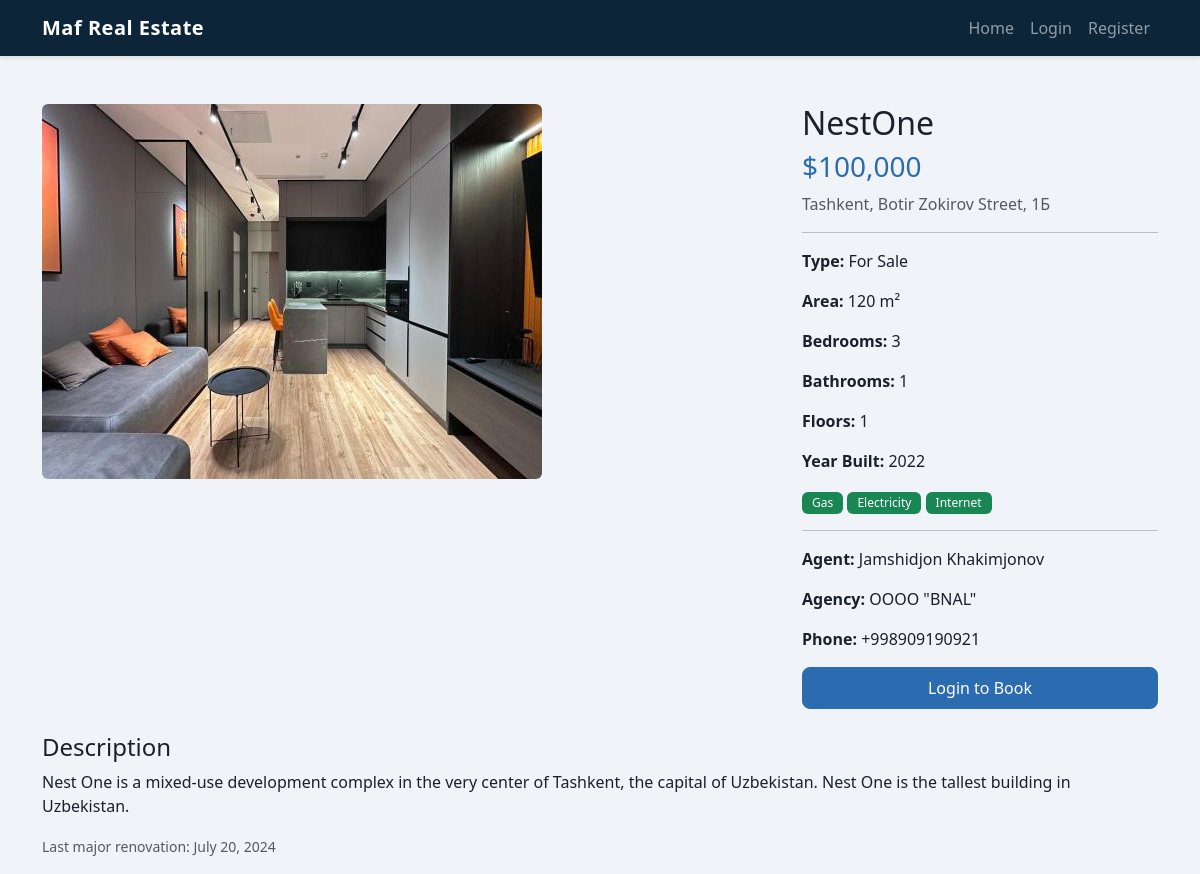
Page /property/1/ on the committed database.
### listings/models.py (models this page shows, shortened)
class Property(models.Model):
    TYPES = (
        ('sale', 'For Sale'),
        ('rent', 'For Rent'),
    )
    agent = models.ForeignKey(AgentProfile, on_delete=models.CASCADE, related_name='properties')
    title = models.CharField(max_length=200)
    description = models.TextField()
    property_type = models.CharField(max_length=10, choices=TYPES, default='sale', verbose_name="Type")
    price = models.DecimalField(max_digits=12, decimal_places=2)
    bedrooms = models.IntegerField()
    bathrooms = models.IntegerField()
    area = models.DecimalField(max_digits=8, decimal_places=2, help_text="Square meters")
    floors_total = models.IntegerField()
    city = models.CharField(max_length=100)
    address = models.CharField(max_length=255)
    has_gas = models.BooleanField(default=False)
    has_electricity = models.BooleanField(default=False)
    has_internet = models.BooleanField(default=False)
    year_built = models.IntegerField()
    last_major_renovation_at = models.DateField(blank=True, null=True)
    published_at = models.DateTimeField(auto_now_add=True)
    image = models.ImageField(upload_to='properties/', blank=True, null=True)

### accounts/models.py (models this page shows, shortened)
class AgentProfile(models.Model):
    user = models.OneToOneField(User, on_delete=models.CASCADE, related_name='agent_profile')
    bio = models.TextField(blank=True)
    agency_name = models.CharField(max_length=100)
    phone = models.CharField(max_length=20)

### listings/views.py (the view)
# urls.py: path('property/<int:pk>/', views.property_detail, name='property_detail'),
def property_detail(request, pk):
    property_obj = get_object_or_404(Property, pk=pk)
    return render(request, 'listings/property_detail.html', {'property': property_obj})

### templates/listings/property_detail.html
{% extends 'base.html' %}
{% load humanize %}
{% block content %}
<div class="row">
    <div class="col-md-8">
        {% if property.image %}
        <img src="{{ property.image.url }}" class="img-fluid rounded mb-3" alt="{{ property.title }}">
        {% else %}
        <img src="https://via.placeholder.com/800x400" class="img-fluid rounded mb-3" alt="No image">
        {% endif %}
    </div>
    <div class="col-md-4">
        <h2>{{ property.title }}</h2>
        <h3 class="text-primary">${{ property.price|floatformat:0|intcomma }}</h3>
        <p class="text-muted">{{ property.city }}, {{ property.address }}</p>
        <hr>
        <p><strong>Type:</strong> {{ property.get_property_type_display }}</p>
        <p><strong>Area:</strong> {{ property.area|floatformat:0 }} m²</p>
        <p><strong>Bedrooms:</strong> {{ property.bedrooms }}</p>
        <p><strong>Bathrooms:</strong> {{ property.bathrooms }}</p>
        <p><strong>Floors:</strong> {{ property.floors_total }}</p>
        <p><strong>Year Built:</strong> {{ property.year_built }}</p>
        <div class="mb-3">
            {% if property.has_gas %} <span class="badge bg-success">Gas</span> {% endif %}
            {% if property.has_electricity %} <span class="badge bg-success">Electricity</span> {% endif %}
            {% if property.has_internet %} <span class="badge bg-success">Internet</span> {% endif %}
        </div>
        <hr>
        <p><strong>Agent:</strong> {{ property.agent.user.get_full_name|default:property.agent.user.username }}</p>
        <p><strong>Agency:</strong> {{ property.agent.agency_name }}</p>
        <p><strong>Phone:</strong> {{ property.agent.phone }}</p>
        {% if user.is_authenticated %}
        {% if user.agent_profile == property.agent %}
        <a href="{% url 'update_property' property.pk %}" class="btn btn-warning w-100 mb-2">Edit Property</a>
        <a href="{% url 'delete_property' property.pk %}" class="btn btn-danger w-100">Delete Property</a>
        {% else %}
        <a href="{% url 'book_appointment' property.pk %}" class="btn btn-success w-100">Book Appointment</a>
        {% endif %}
        {% else %}
        <a href="{% url 'login' %}?next={{ request.path }}" class="btn btn-primary w-100">Login to Book</a>
        {% endif %}
    </div>
</div>
<div class="row mt-4">
    <div class="col-12">
        <h4>Description</h4>
        <p>{{ property.description }}</p>
        {% if property.last_major_renovation_at %}
        <p class="text-muted"><small>Last major renovation: {{ property.last_major_renovation_at }}</small></p>
        {% endif %}
    </div>
</div>
{% endblock %}

### templates/base.html (shortened to what this page needs)
<!DOCTYPE html>
{% load static %}
<html lang="en">
<head>
    <link href="https://cdn.jsdelivr.net/npm/bootstrap@5.3.0/dist/css/bootstrap.min.css" rel="stylesheet">
    <link href="{% static 'css/style.css' %}" rel="stylesheet">
</head>
<body>
    <nav class="navbar navbar-expand-lg navbar-dark fixed-top">
        <div class="container">
            <a class="navbar-brand" href="{% url 'home' %}">Maf Real Estate</a>
            <div class="collapse navbar-collapse" id="navbarNav">
                <ul class="navbar-nav ms-auto">
                    <li class="nav-item"><a class="nav-link" href="{% url 'home' %}">Home</a></li>
                    {% if user.is_authenticated %}
                    <li class="nav-item"><a class="nav-link" href="{% url 'my_appointments' %}">My Appointments</a></li>
                    {% if user.agent_profile %}
                    <li class="nav-item"><a class="nav-link" href="{% url 'my_properties' %}">My Properties</a></li>
                    {% endif %}
                    <li class="nav-item">
                        <a class="nav-link text-light" href="{% url 'profile' %}">Hello, {{ user.username }}</a>
                    </li>
                    <li class="nav-item">
                        <form action="{% url 'logout' %}" method="post" class="d-inline">
                            {% csrf_token %}
                            <button type="submit" class="btn btn-link nav-link"
                                style="text-decoration: none;">Logout</button>
                        </form>
                    </li>
                    {% else %}
                    <li class="nav-item"><a class="nav-link" href="{% url 'login' %}">Login</a></li>
                    <li class="nav-item"><a class="nav-link" href="{% url 'register' %}">Register</a></li>
                    {% endif %}
                </ul>
            </div>
        </div>
    </nav>
    <div class="container mt-4">
        {% block content %}{% endblock %}
    </div>
</body>
</html>

### static/css/style.css (style rules this page uses)
body { background-color: #f0f4f8; font-family: 'Segoe UI', Tahoma, Geneva, Verdana, sans-serif; color: #1a202c; padding-top: 80px; }
.navbar { background-color: #0d2538 !important; box-shadow: 0 2px 4px rgba(0,0,0,0.1); }
.navbar-brand { font-weight: 700; letter-spacing: 0.5px; }
.text-primary { color: #2b6cb0 !important; }
.btn-primary { background-color: #2b6cb0; border-color: #2b6cb0; border-radius: 8px; font-weight: 500; padding: 8px 16px; }
.badge { border-radius: 6px; font-weight: 500; padding: 5px 10px; }

### rows in the picture
Property: image (picture), title "NestOne", price "100,000", city "Tashkent", address "Botir Zokirov Street, 1Б", property_type "For Sale", area "120", bedrooms "3", bathrooms "1", floors_total "1", year_built "2022", agent.user.get_full_name "Jamshidjon Khakimjonov", agent.agency_name "OOOO \"BNAL\"", agent.phone "+998909190921", description "Nest One is a mixed-use development complex in the very center of Tashkent, the capital of Uzbekistan. Nest One is the tallest building in Uzbekistan.", last_major_renovation_at "July 20, 2024"
